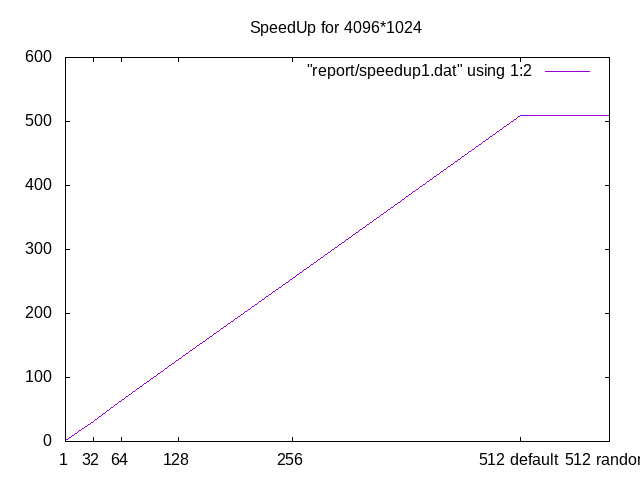

Source code (gnuplot):
set terminal png
set output "report/speedup1.png"
set xtics ("1" 1, "32" 32,"64" 64,"128" 128,"256" 256,"512 default" 512,"512 random" 612)
set title "SpeedUp for 4096*1024"
plot "report/speedup1.dat" using 1:2 with lines
